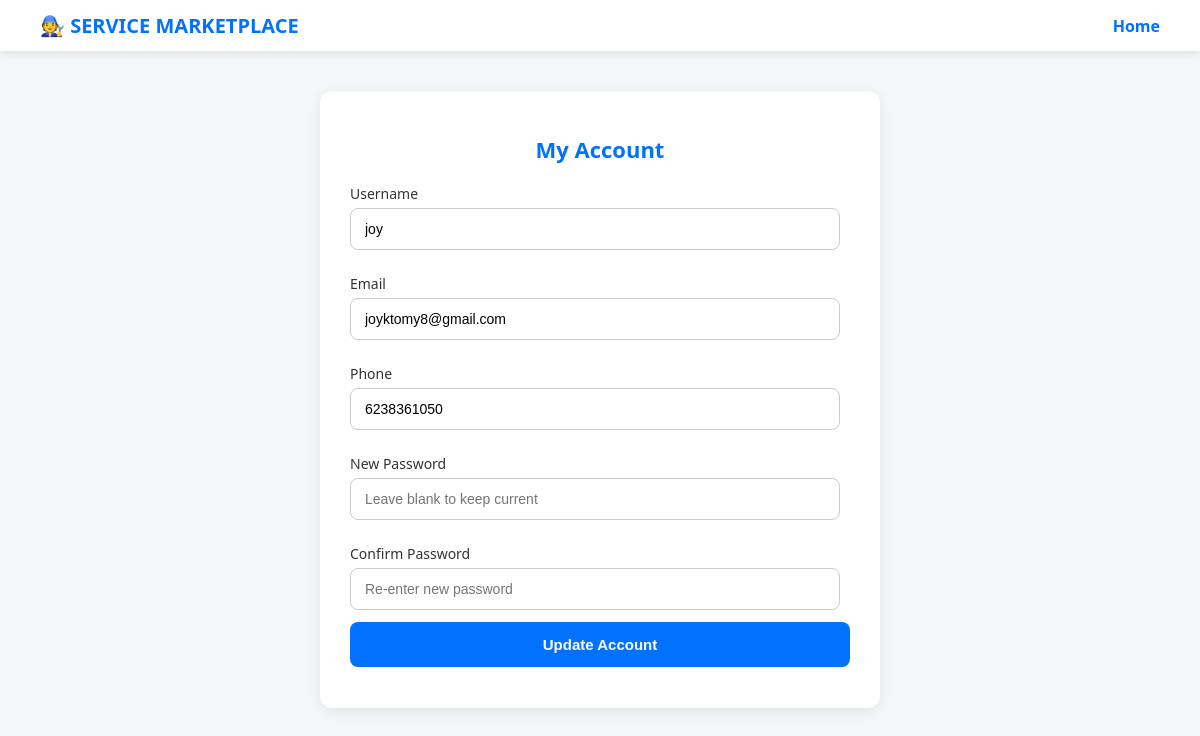
The app's page /provider_account.php (signed in) with its own data.
### tables this page shows
CREATE TABLE `accounts` (
  `id` int(11) NOT NULL,
  `username` varchar(50) NOT NULL,
  `email` varchar(100) NOT NULL,
  `password` varchar(255) NOT NULL,
  `phone` varchar(15) NOT NULL,
  `role` enum('user','provider','admin') NOT NULL,
  `created_at` timestamp NOT NULL DEFAULT current_timestamp(),
  `status` enum('active','blacklisted') NOT NULL DEFAULT 'active'
);

### provider_account.php (the view, shortened to what this page needs)
<?php
$host = "localhost";
$user = "root";
$password = "";
$database = "servicemarketplace";
$conn = new mysqli($host, $user, $password, $database);
$providerId = $_SESSION['id'];
$sql = "SELECT * FROM accounts WHERE id=? AND role='provider'";
$stmt = $conn->prepare($sql);
$stmt->bind_param("i", $providerId);
$stmt->execute();
$result = $stmt->get_result();
$provider = $result->fetch_assoc();
?>
<html>
<head>
</head>
<body>
  <div class="navbar">
    <h1>🧑‍🔧 SERVICE MARKETPLACE</h1>
    <a href="provider_home.php">Home</a>
  </div>
  <div class="account-container">
    <h2>My Account</h2>
    <form method="POST">
      <label>Username</label>
      <input type="text" name="username" value="<?php echo htmlspecialchars($provider['username']); ?>" required>
      <label>Email</label>
      <input type="email" name="email" value="<?php echo htmlspecialchars($provider['email']); ?>" required>
      <label>Phone</label>
      <input type="text" name="phone" value="<?php echo htmlspecialchars($provider['phone']); ?>" required>
      <label>New Password</label>
      <input type="password" name="password" placeholder="Leave blank to keep current">
      <label>Confirm Password</label>
      <input type="password" name="confirm_password" placeholder="Re-enter new password">
      <button type="submit">Update Account</button>
    </form>
  </div>
</body>
</html>

### provider_account.php (style rules this page uses)
body { font-family: "Segoe UI", sans-serif; background: #f4f6f9; margin: 0; padding: 0; }
.navbar { background: #fff; padding: 12px 40px; display: flex; justify-content: space-between; align-items: center; box-shadow: 0 2px 8px rgba(0,0,0,0.1); }
.navbar h1 { color: #0072ff; margin: 0; font-size: 20px; }
.navbar a { text-decoration: none; color: #0072ff; font-weight: bold; }
.account-container { max-width: 500px; margin: 40px auto; background: #fff; padding: 25px 30px; border-radius: 12px; box-shadow: 0 4px 14px rgba(0,0,0,0.08); }
.account-container h2 { text-align: center; margin-bottom: 20px; color: #0072ff; font-size: 22px; font-weight: 600; }
form label { display: block; margin-top: 12px; margin-bottom: 5px; font-size: 14px; color: #333; font-weight: 500; }
form input { width: 98%; padding: 12px 14px; border: 1px solid #ccc; border-radius: 8px; margin-bottom: 12px; font-size: 14px; transition: 0.2s; }
form button { width: 100%; padding: 14px; border: none; background: #0072ff; color: #fff; border-radius: 8px; font-size: 15px; font-weight: bold; cursor: pointer; transition: 0.2s; }

### records on screen
accounts: username "joy", email "joyktomy8@gmail.com", phone "6238361050"
